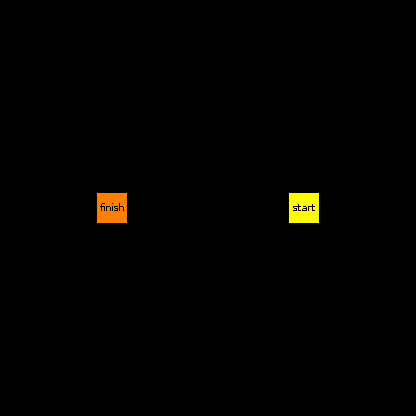

Below is a game level as drawn by its tile map, then a one-line description and the .tmx file that defines it, in full:
An orthogonal 13x13 tile map with 32x32 px tiles, 3 tile layers (base, gates, triggers) and 9 objects (4x tree, 4x pinetree, bush).

<map version="1.0" orientation="orthogonal" renderorder="right-down" width="13" height="13" tilewidth="32" tileheight="32" nextobjectid="10">
 <properties>
  <property name="steps" type="int" value="10" />
 </properties>
 <tileset firstgid="1" source="../../resources/tiled/tiled.tsx" />
 <layer name="base" width="13" height="13">
  <data encoding="csv">
0,0,0,0,0,0,0,0,0,0,0,0,0,
0,0,0,0,0,0,0,0,0,0,0,0,0,
0,0,0,0,0,0,0,0,0,0,0,0,0,
0,0,0,0,0,0,0,0,0,0,0,0,0,
0,0,0,0,0,0,0,0,0,0,0,0,0,
0,0,0,0,0,0,0,1,1,0,0,0,0,
0,0,0,1,1,1,1,1,1,1,0,0,0,
0,0,0,0,0,0,0,0,0,0,0,0,0,
0,0,0,0,0,0,0,0,0,0,0,0,0,
0,0,0,0,0,0,0,0,0,0,0,0,0,
0,0,0,0,0,0,0,0,0,0,0,0,0,
0,0,0,0,0,0,0,0,0,0,0,0,0,
0,0,0,0,0,0,0,0,0,0,0,0,0
</data>
 </layer>
 <layer name="gates" width="13" height="13">
  <data encoding="csv">
0,0,0,0,0,0,0,0,0,0,0,0,0,
0,0,0,0,0,0,0,0,0,0,0,0,0,
0,0,0,0,0,0,0,0,0,0,0,0,0,
0,0,0,0,0,0,0,0,0,0,0,0,0,
0,0,0,0,0,0,0,0,0,0,0,0,0,
0,0,0,0,0,0,0,0,0,0,0,0,0,
0,0,0,6,0,0,0,0,0,0,0,0,0,
0,0,0,0,0,0,0,0,0,0,0,0,0,
0,0,0,0,0,0,0,0,0,0,0,0,0,
0,0,0,0,0,0,0,0,0,0,0,0,0,
0,0,0,0,0,0,0,0,0,0,0,0,0,
0,0,0,0,0,0,0,0,0,0,0,0,0,
0,0,0,0,0,0,0,0,0,0,0,0,0
</data>
 </layer>
 <layer name="triggers" width="13" height="13">
  <data encoding="csv">
0,0,0,0,0,0,0,0,0,0,0,0,0,
0,0,0,0,0,0,0,0,0,0,0,0,0,
0,0,0,0,0,0,0,0,0,0,0,0,0,
0,0,0,0,0,0,0,0,0,0,0,0,0,
0,0,0,0,0,0,0,0,0,0,0,0,0,
0,0,0,0,0,0,0,0,0,0,0,0,0,
0,0,0,9,0,0,0,0,0,2,0,0,0,
0,0,0,0,0,0,0,0,0,0,0,0,0,
0,0,0,0,0,0,0,0,0,0,0,0,0,
0,0,0,0,0,0,0,0,0,0,0,0,0,
0,0,0,0,0,0,0,0,0,0,0,0,0,
0,0,0,0,0,0,0,0,0,0,0,0,0,
0,0,0,0,0,0,0,0,0,0,0,0,0
</data>
 </layer>
 <objectgroup name="objects">
  <object id="1" name="tree" x="96" y="352" width="32" height="32" />
  <object id="2" name="tree" x="192" y="320" width="32" height="32" />
  <object id="3" name="pinetree" x="32" y="64" width="32" height="32" />
  <object id="4" name="pinetree" x="128" y="32" width="32" height="32" />
  <object id="5" name="pinetree" x="288" y="64" width="32" height="32" />
  <object id="6" name="pinetree" x="352" y="128" width="32" height="32" />
  <object id="7" name="bush" x="160" y="96" width="32" height="32" />
  <object id="8" name="tree" x="224" y="352" width="32" height="32" />
  <object id="9" name="tree" x="256" y="320" width="32" height="32" />
 </objectgroup>
</map>
